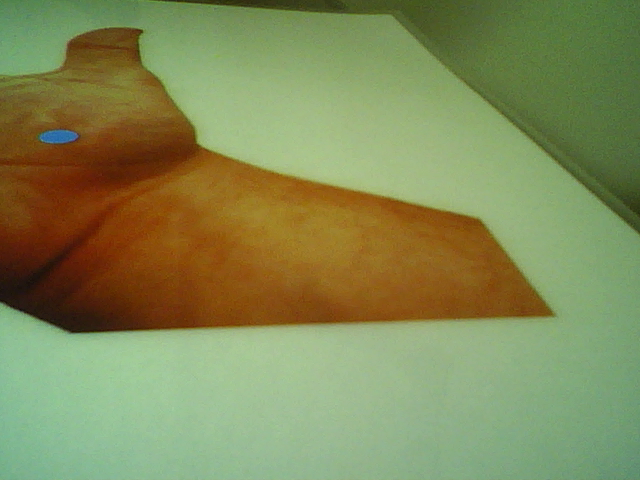
#> input picture img/imgActual.png, 640 x 480 px
$ python controladorIBVS2.py   (older library calls are emulated)
#> lines starting #> are read from the running program, lines starting #| are printed output that depends on the picture
import pika, sys, os, ast
import cv2, numpy as np
import base64
import math
import numpy as np

#Yellow
b_yellow=38
g_yellow=224
r_yellow=232

#Green
b_green=67
g_green=120
r_green=77

#Blue
b_blue=206
g_blue=148
r_blue=94

# [155 lines left out: functions consumirImagenActual, cleanValues, centroid, getMarkersGroup, locateMarkers, locateBlueMarker and 3 more, not called in this run]
"""
def controlIBVS(pos,pos_d,z,Fu,Fv,u0,v0, lamda):
    n = size(pos,2)

    s = pixel2coord(pos, Fu, Fv, u0, v0)
    s_final = pixel2coord(pos, Fu, Fv, u0, v0)

    J = zeros(2*n, 6)

    for i in range(1, n) :
        x = s(i*2-1)
        y = (i*2)
        J(i*2-1,:) = [-1/z, 0, x/z, x*y, -(1+(x*x)), y]
        J(i*2,:) = [0, -1/z, y/z, 1+(y*y), -x*y, -x]

    Ji = pinv(J)

    cIBVS = -lamda* Ji * (s-s_final)

    return cIBVS
"""

# [24 lines left out: functions pixel2meters, values, not called in this run]

def find_centroid(image_path, rgbColor):
    """Finds the centroid of a yellow marker in an image."""
#> called with image_path = 'img/imgActual.png', rgbColor = (232, 224, 38)

    img = cv2.imread(image_path)
#> img is the input picture: shape (480, 640, 3); mean B, G, R 86.7, 138.3, 130.1
    if img is None:
        return None, "Error: Could not read image."

    # Convert to HSV
    hsv = cv2.cvtColor(img, cv2.COLOR_BGR2HSV)
#> hsv: shape (480, 640, 3); mean H, S, V 40.1, 121.5, 152.4

    # Define yellow color range (adjust these values as needed)

    hue, saturation, value = rgb_to_hsv(rgbColor)
    #print(hue, saturation, value)

    # Create an image filled with the HSV color
    hsv_image = np.zeros((200, 200, 3), dtype=np.uint8)
    hsv_image[:] = (hue, saturation, value)

    # Convert the HSV image back to BGR for display
    bgr_image = cv2.cvtColor(hsv_image, cv2.COLOR_HSV2BGR)
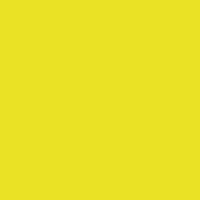
#> bgr_image: shape (200, 200, 3); mean B, G, R 38, 225, 232
    # Display the image
    cv2.imshow("HSV Color Display", bgr_image)
    cv2.imshow("HSV Image", hsv)
    cv2.waitKey(0)
    cv2.destroyAllWindows()

    hueVar=2
    satVar=50
    valueVar=50

    lower_yellow = np.array([hue-hueVar, saturation-satVar, value-valueVar], dtype=np.uint8)
    upper_yellow = np.array([hue+hueVar, 255, 255], dtype=np.uint8)

    # Create mask
    mask = cv2.inRange(hsv, lower_yellow, upper_yellow)
#> mask: shape (480, 640); every value is 0
    cv2.imshow("Mask", mask)

    # Connected component analysis
    num_labels, labels, stats, centroids = cv2.connectedComponentsWithStats(mask, 8, cv2.CV_32S)
#> labels: shape (480, 640) int32; every value is 0
#> num_labels = 1; stats = [[0, 0, 640, 480, 307200]]; centroids = [[319.5, 239.5]]

    # Filter by size (find the largest component, excluding background)
    largest_label = 0
    largest_area = 0
    for i in range(1, num_labels):  # Start from 1 to skip background
        area = stats[i, cv2.CC_STAT_AREA]
        if area > largest_area:
            largest_area = area
            largest_label = i
#> after the loop, largest_area = 0; largest_label = 0
    #print(largest_label)
    if largest_label == 0:  # No marker found
        return None, "Error: Yellow marker not found."

    # Get centroid of the largest component
    cx, cy = int(centroids[largest_label][0]), int(centroids[largest_label][1])

    # Calculate center coordinates
    # Get image dimensions
    height, width = img.shape[:2]  #640x480
    center_x = width // 2
    center_y = height // 2

    # Transform centroid coordinates to centered origin
    centered_cx = cx - (width / 2)
    centered_cy = (cy - (height / 2))*(-1)
    print(f"Centroid: ({cx}, {cy})")
    print(f"Centroid (centered): ({centered_cx}, {centered_cy})")

    # Paint a white circle at the centroid
    cv2.circle(img, (cx, cy), 5, (255, 255, 255), -1)  # -1 fills the circle
    # Paint x-axis
    cv2.line(img, (0, center_y), (width, center_y), (255, 255, 255), 1)
    # Paint y-axis
    cv2.line(img, (center_x, 0), (center_x, height), (255, 255, 255), 1)

    cv2.imshow("Image with Centroid", img)
    cv2.waitKey(0)
    cv2.destroyAllWindows()

    return (cx, cy), None

def rgb_to_hsv(rgb_color):
    """Converts an RGB color tuple to HSV."""

    # Convert RGB to a NumPy array (OpenCV expects a NumPy array)
    rgb = np.uint8([[list(rgb_color)]]) # Note: OpenCV uses BGR, not RGB!

    # Convert to HSV
    hsv = cv2.cvtColor(rgb, cv2.COLOR_RGB2HSV)  # Or cv2.COLOR_BGR2HSV if you got BGR from paint

    # Extract the HSV values
    hue = hsv[0][0][0]
    saturation = hsv[0][0][1]
    value = hsv[0][0][2]

    return hue, saturation, value

# [31 lines left out: function main, not called in this run]

def main2():
    blue=(r_blue, g_blue, b_blue)
    yellow=(r_yellow, g_yellow, b_yellow)
    green=(r_green, g_green, b_green)
    #find_centroid('img/imgActual.png', blue)
    find_centroid('img/imgActual.png', yellow)
    #find_centroid('img/imgActual.png', green)


if __name__ == '__main__':
    main2()
